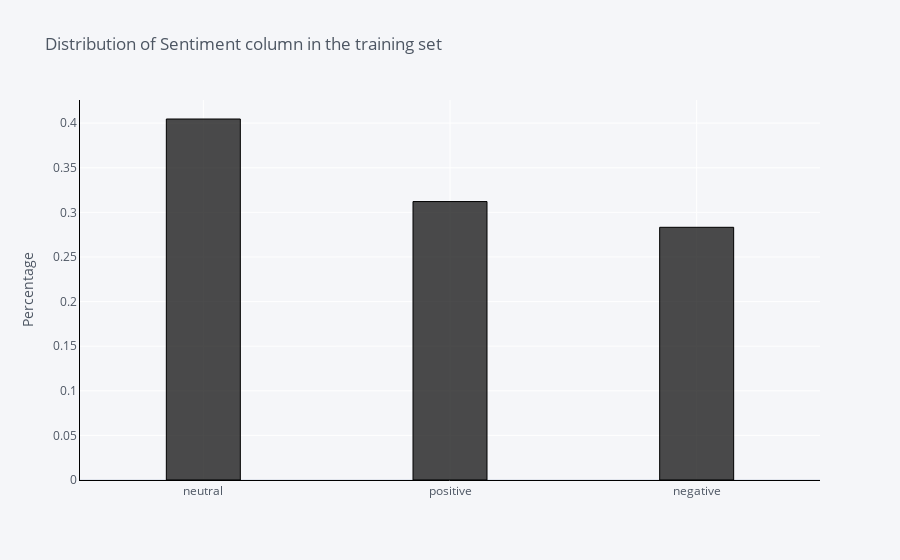

The notebook cell this image was saved under:
### Code cell
test['sentiment'].value_counts(normalize=True).iplot(kind='bar',
                                                      yTitle='Percentage', 
                                                      linecolor='black', 
                                                      opacity=0.7,
                                                      color='black',
                                                      theme='pearl',
                                                      bargap=0.7,
                                                      gridcolor='white',
                                                     
                                                      title='Distribution of Sentiment column in the training set')

### Figure 1 — Plotly figure (JSON) as saved in the notebook; plotly's stock layout.template omitted (floating-point values rounded to 4 significant figures)
{"data": [{"marker": {"color": "rgba(0, 0, 0, 0.7)", "line": {"color": "rgba(0, 0, 0, 1.0)", "width": 1}}, "name": "sentiment", "orientation": "v", "text": "", "type": "bar", "x": ["neutral", "positive", "negative"], "y": [0.4046, 0.3121, 0.2832]}], "layout": {"bargap": 0.7, "legend": {"bgcolor": "#F5F6F9", "font": {"color": "#4D5663"}}, "paper_bgcolor": "#F5F6F9", "plot_bgcolor": "#F5F6F9", "title": {"font": {"color": "#4D5663"}, "text": "Distribution of Sentiment column in the training set"}, "xaxis": {"gridcolor": "white", "linecolor": "black", "showgrid": true, "tickfont": {"color": "#4D5663"}, "title": {"font": {"color": "#4D5663"}, "text": ""}, "zerolinecolor": "#E1E5ED"}, "yaxis": {"gridcolor": "white", "linecolor": "black", "showgrid": true, "tickfont": {"color": "#4D5663"}, "title": {"font": {"color": "#4D5663"}, "text": "Percentage"}, "zerolinecolor": "#E1E5ED"}}}
